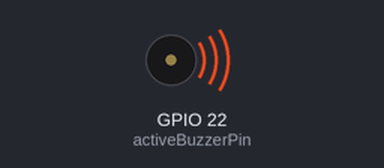
The program below on a simulated Raspberry Pi (BCM pin numbers). Parts: buzzer (waves = sounding, pin HIGH). What the program prints to the terminal is not drawn.

Above: at 0.05 s.
Timing chart, 0 to 3.0 s (numbered marks = the images above):
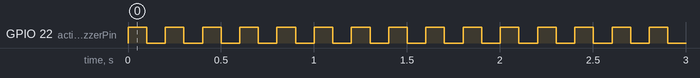

The program:

27-understanding-active-buzzers-gpio.py
```python
import RPi.GPIO as GPIO
from time import sleep

activeBuzzerPin = 22
GPIO.setmode(GPIO.BCM)
GPIO.setup(activeBuzzerPin, GPIO.OUT)

try:
    while True:
        GPIO.output(activeBuzzerPin, not GPIO.input(activeBuzzerPin))
        print(GPIO.input(activeBuzzerPin))
        sleep(.1)
except KeyboardInterrupt:
    GPIO.output(activeBuzzerPin, GPIO.HIGH)
    print(GPIO.input(activeBuzzerPin))
    GPIO.cleanup()
    print("See you later RPi!")
```

Measured:
- by itself, GPIO 22 (activeBuzzerPin): alternates HIGH for 0.10 s and LOW for 0.10 s
